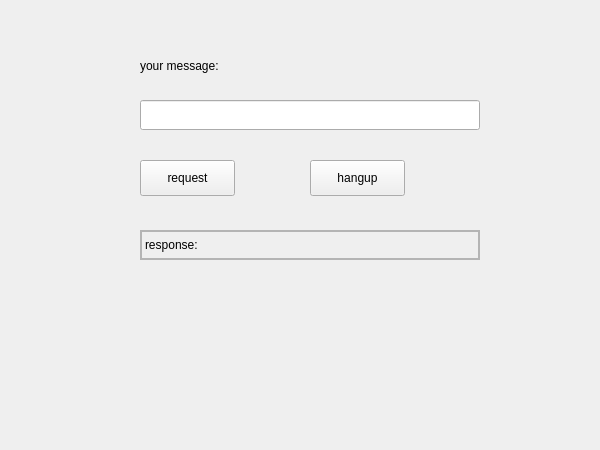
<?xml version="1.0" encoding="UTF-8"?>
<ui version="4.0">
 <class>MainWindow</class>
 <widget class="QMainWindow" name="MainWindow">
  <property name="geometry">
   <rect>
    <x>0</x>
    <y>0</y>
    <width>600</width>
    <height>450</height>
   </rect>
  </property>
  <property name="windowTitle">
   <string>MainWindow</string>
  </property>
  <widget class="QWidget" name="centralWidget">
   <widget class="QLineEdit" name="edit_message">
    <property name="geometry">
     <rect>
      <x>140</x>
      <y>100</y>
      <width>340</width>
      <height>30</height>
     </rect>
    </property>
   </widget>
   <widget class="QLabel" name="label_message">
    <property name="geometry">
     <rect>
      <x>140</x>
      <y>57</y>
      <width>131</width>
      <height>18</height>
     </rect>
    </property>
    <property name="text">
     <string>your message:</string>
    </property>
   </widget>
   <widget class="QPushButton" name="btn_request">
    <property name="geometry">
     <rect>
      <x>140</x>
      <y>160</y>
      <width>95</width>
      <height>36</height>
     </rect>
    </property>
    <property name="text">
     <string>request</string>
    </property>
   </widget>
   <widget class="QLabel" name="label_response">
    <property name="geometry">
     <rect>
      <x>140</x>
      <y>230</y>
      <width>340</width>
      <height>30</height>
     </rect>
    </property>
    <property name="styleSheet">
     <string notr="true">border: 2px solid rgb(180,180, 180);</string>
    </property>
    <property name="text">
     <string>response:</string>
    </property>
   </widget>
   <widget class="QPushButton" name="btn_hangup">
    <property name="geometry">
     <rect>
      <x>310</x>
      <y>160</y>
      <width>95</width>
      <height>36</height>
     </rect>
    </property>
    <property name="text">
     <string>hangup</string>
    </property>
   </widget>
  </widget>
 </widget>
 <layoutdefault spacing="6" margin="11"/>
 <resources/>
 <connections/>
</ui>
